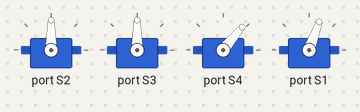
This program was run on a simulated BBC micro:bit (MakeCode). On the bench: 4 × servo.

Above: at 0.05 s.
At 1.75 s:
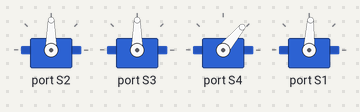
At 3.45 s:
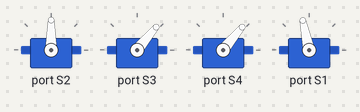
At 6.9 s:
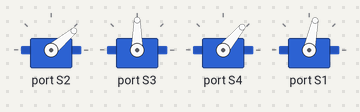
At 10.3 s:
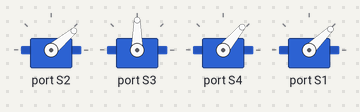
At 13.75 s:
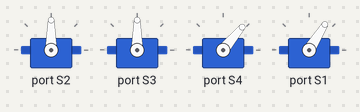
Timing chart, 0 to 19.3 s (numbered marks = the images above):
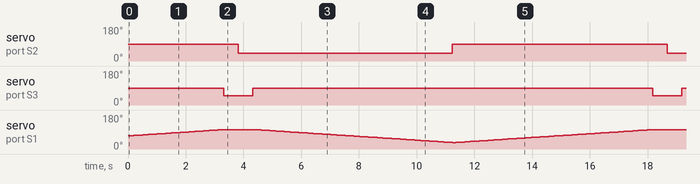

Measured:
- by itself, servo on port S2: alternates 90° for 7.4 s and 40° for 7.4 s
- by itself, servo on port S3: alternates 90° for 13.9 s and 50° for 1.0 s

The program:

main.ts
```typescript
let servo1graden = 70
Kitronik_Robotics_Board.servoWrite(Kitronik_Robotics_Board.Servos.Servo2, 90)
Kitronik_Robotics_Board.servoWrite(Kitronik_Robotics_Board.Servos.Servo3, 90)
Kitronik_Robotics_Board.servoWrite(Kitronik_Robotics_Board.Servos.Servo4, 50)
basic.forever(function () {
    while (servo1graden < 103) {
        Kitronik_Robotics_Board.servoWrite(Kitronik_Robotics_Board.Servos.Servo1, servo1graden)
        servo1graden += 1
        basic.pause(100)
    }
    Kitronik_Robotics_Board.servoWrite(Kitronik_Robotics_Board.Servos.Servo3, 50)
    basic.pause(500)
    Kitronik_Robotics_Board.servoWrite(Kitronik_Robotics_Board.Servos.Servo2, 40)
    basic.pause(500)
    Kitronik_Robotics_Board.servoWrite(Kitronik_Robotics_Board.Servos.Servo3, 90)
    while (servo1graden >= 35) {
        Kitronik_Robotics_Board.servoWrite(Kitronik_Robotics_Board.Servos.Servo1, servo1graden)
        servo1graden += -1
        basic.pause(100)
    }
    Kitronik_Robotics_Board.servoWrite(Kitronik_Robotics_Board.Servos.Servo2, 90)
})
```

test.ts
```typescript
// tests gaan hier; deze zal niet worden gecompileerd wanneer dit pakket wordt gebruikt als extensie.
```
